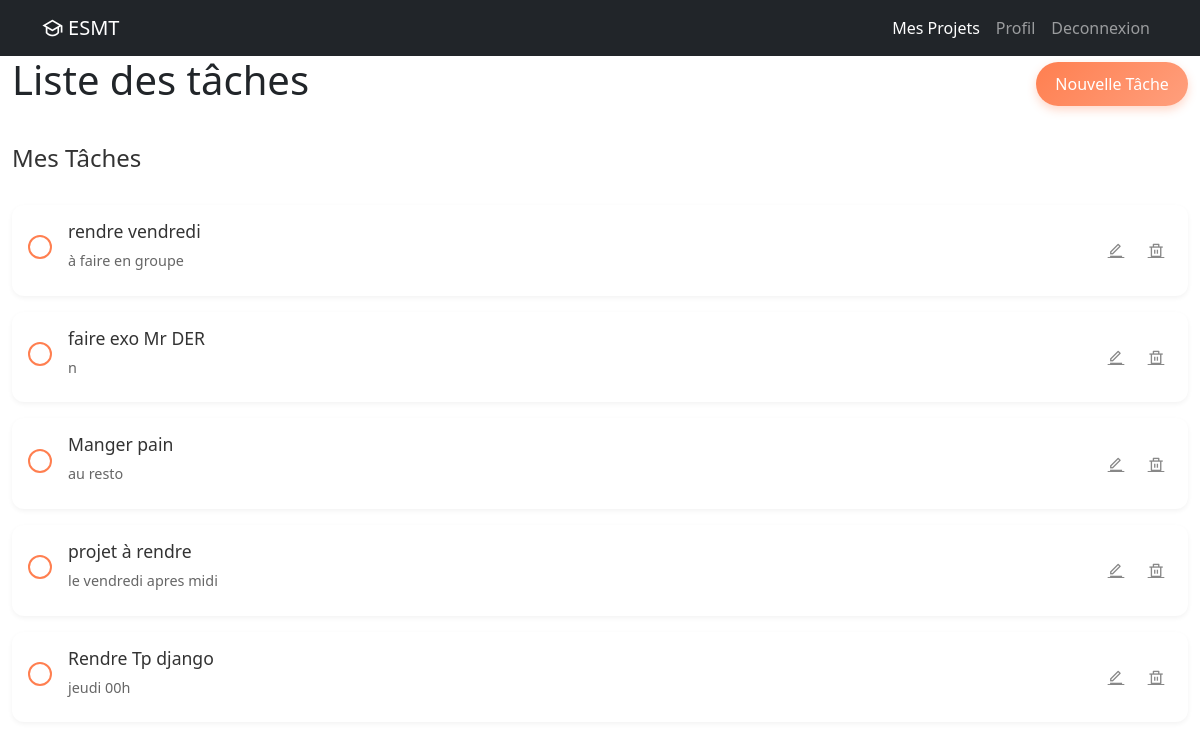
The app's page /mestache/ (signed in) with its own data.
### tache/models.py (models this page shows, shortened)
class Tache(models.Model):
    titre = models.CharField(max_length=50)
    description = models.CharField(max_length=100)
    user = models.ForeignKey(CustomUser, on_delete=models.CASCADE, related_name='taches_creees')
    assigned_to = models.ForeignKey(CustomUser, on_delete=models.CASCADE, null=True, blank=True, related_name='taches_assignees')

### tache/views.py (the view)
# urls.py: path('mestache/', mestache, name='mestache'),
@login_required
def mestache(request):
    taches_creees = Tache.objects.filter(user=request.user)
    taches_assignees = Tache.objects.filter(assigned_to=request.user)
    return render(request, 'mestache.html', {
        'taches_creees': taches_creees,
        'taches_assignees': taches_assignees
    })

### tache/templates/mestache.html (shortened to what this page needs)
{% extends "index.html" %}
{% block content %}
<div class="page-content">
    <div class="container-fluid">
        <div class="tasks-header">
            <h1 class="main-title">Liste des tâches</h1>
            <div class="header-actions">
                <a href="{% url 'add_tache' %}" class="btn btn-create-task">
                     Nouvelle Tâche
                </a>
            </div>
        </div>
        <div class="tasks-container">
            <div class="tasks-list">
                <h2 class="section-title">Mes Tâches</h2>
                {% for tache in taches_creees %}
                <div class="task-card">
                    <div class="task-check">
                        <label for="task-{{tache.id}}"></label>
                    </div>
                    <div class="task-content">
                        <h3 class="task-title">{{tache.titre}}</h3>
                        <p class="task-description">{{tache.description}}</p>
                    </div>
                    <div class="task-actions">
                        <a href="{% url 'edit_tache' idT=tache.id %}" class="task-action-btn edit-btn">
                            <i class="ri-edit-line"></i>
                        </a>
                        <a href="{% url 'delete_tache' idT=tache.id %}"  class="task-action-btn delete-btn">
                            <i class="ri-delete-bin-line"></i>
                        </a>
                    </div>
                </div>
                {% endfor %}
            </div>
        </div>
    </div>
</div>
{% endblock %}

### tache/templates/mestache.html (style rules this page uses)
.tasks-header { display: flex; justify-content: space-between; align-items: center; margin-bottom: 2rem; }
.btn-create-task { background: linear-gradient(135deg, #ff7f50, #ff9f7d); color: white; border: none; padding: 0.6rem 1.2rem; border-radius: 30px; transition: all 0.3s; font-weight: 500; box-shadow: 0 4px 10px rgba(255, 127, 80, 0.3); }
.tasks-list { display: flex; flex-direction: column; gap: 1rem; }
.task-card { display: flex; align-items: center; background: white; padding: 1rem; border-radius: 12px; box-shadow: 0 2px 5px rgba(0,0,0,0.05); transition: all 0.3s; }
.task-check { margin-right: 1rem; }
.task-check label { display: inline-block; width: 24px; height: 24px; border: 2px solid #ff7f50; border-radius: 50%; cursor: pointer; position: relative; }
.task-content { flex: 1; }
.task-title { font-size: 1.1rem; color: #333; margin-bottom: 0.5rem; }
.task-description { color: #666; font-size: 0.9rem; margin-bottom: 0.5rem; }
.task-actions { display: flex; gap: 0.5rem; }
.task-action-btn { width: 32px; height: 32px; border: none; border-radius: 50%; display: flex; align-items: center; justify-content: center; color: #888; background: transparent; transition: all 0.3s; }
.section-title { font-size: 1.5rem; color: #333; margin-bottom: 1rem; }

### records on screen
Tache: titre "rendre vendredi", description "à faire en groupe"
Tache: titre "faire exo Mr DER", description "n"
Tache: titre "Manger pain", description "au resto"
Tache: titre "projet à rendre", description "le vendredi apres midi"
Tache: titre "Rendre Tp django", description "jeudi 00h"
